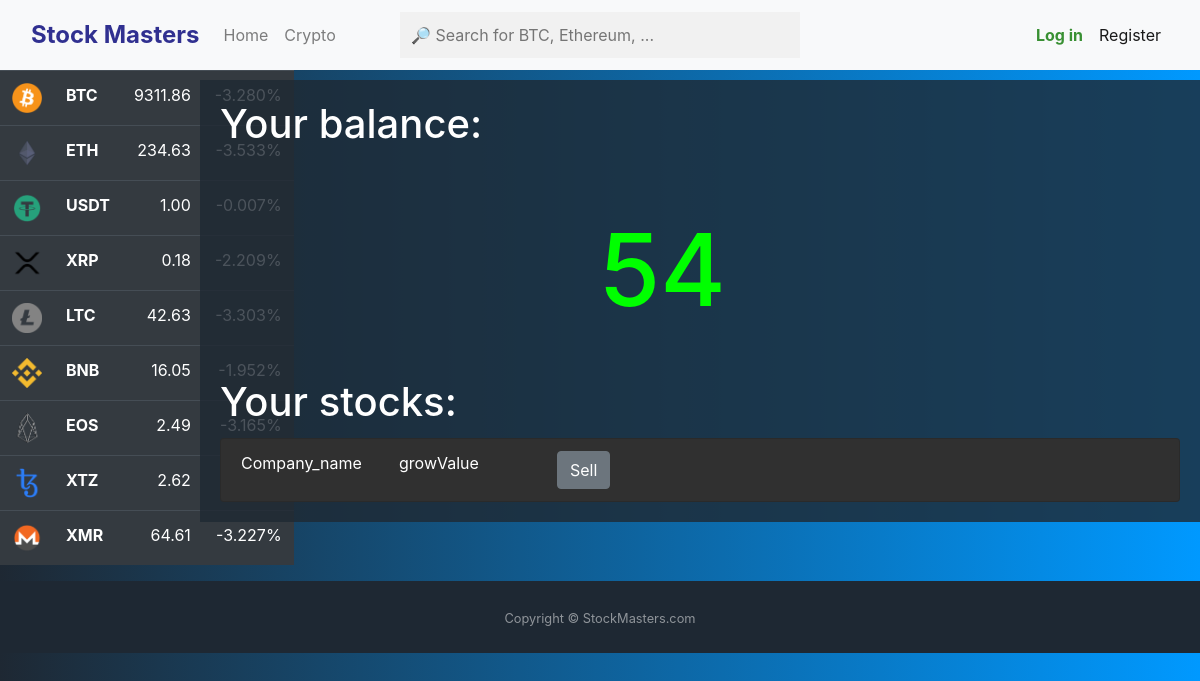
Page /portfolio on the earlier database version.
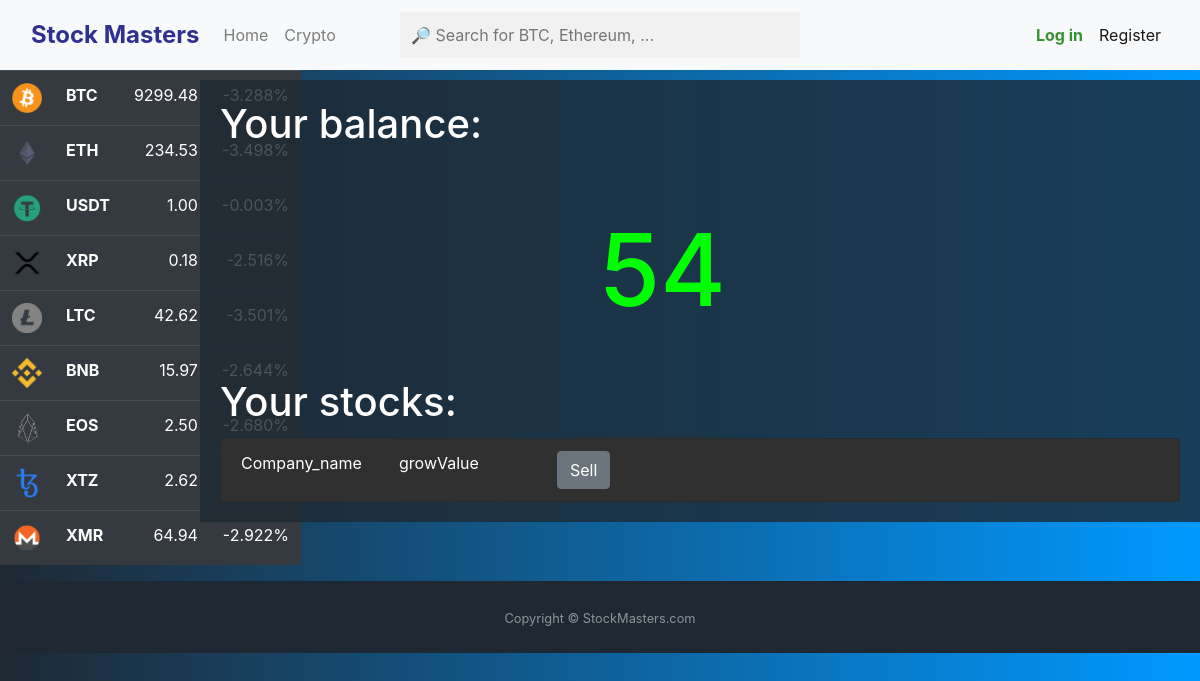
Same page on the later database version.
### currencies/models.py (models this page shows)
class Currency(models.Model):
    id = models.TextField(primary_key=True, max_length=30, null=False)
    symbol = models.TextField(max_length=10)
    current_price = models.DecimalField(max_digits=20, decimal_places=2)
    market_cap = models.DecimalField(max_digits=20, decimal_places=2)
    total_volume = models.DecimalField(max_digits=20, decimal_places=2)
    high_24h = models.DecimalField(max_digits=20, decimal_places=2)
    low_24h = models.DecimalField(max_digits=20, decimal_places=2)
    price_change_24h = models.DecimalField(max_digits=20, decimal_places=2)
    price_change_percentage_24h = models.FloatField()

### portfolio/views.py (the view)
# urls.py: path('portfolio', views.portfolio, name="portfolio"),
def portfolio(request):
	return render(request, 'portfolio/portfolio.html', context={"growValue": 54})

### currencies/context_processors.py (called while the page is built)
def extras(request):
    currencies = Currency.objects.all()
    return {'currencies': currencies}

### portfolio/templates/portfolio/portfolio.html (shortened to what this page needs)
{% extends 'side_panel/side_panel.html' %}
{% block content %}
{% load static %}
<link rel="stylesheet" type="text/css" href="{% static 'portfolio/portfolioStyle.css' %}" />
<div class="portfolio-dark portfolio-stocks-panel-dark card-body" style="margin-top: 10px;">
    <h1 class = "portfolio-stocks-balance-title-dark card-title">Your balance: </h1>
    <h2 id = "growValue" class="card-text mx-auto portfolio-stocks-balance-text-dark" style="width: 200px; padding-top: 50px;">{{growValue}}</h2>
</div>
<div class="portfolio-stocks-panel-dark card-body">
    <h1 class="portfolio-stocks-balance-title-dark  card-title"> Your stocks: </h1>
    <ul class="list-group">
        <li class="list-group-item portfolio-stocks-list-item-dark">
            <div class = "row">
                <div class="col-sm-2"> Company_name </div>
                <div class="col-sm-2"> growValue </div>
                <div class= col-sm-2 >
                    <button class="btn btn-secondary">
                        Sell
                    </button>
                </div>
            </div>
        </li>
    </ul>
</div>
{% endblock %}

### side_panel/templates/side_panel/side_panel.html (shortened to what this page needs)
{% extends 'home/base.html' %}
{% block body %}
{% load static %}
<div class="container-fluid p-0">
    <div class="row no-gutters">
        <div class="col-sm-2">
            {% include 'currencies/current_prices.html' %}
        </div>
        <div class="col-sm-10">
            {% block content %}{% endblock content %}
        </div>
    </div>
</div>
{% endblock %}

### home/templates/home/base.html (shortened to what this page needs)
<!doctype html>
<html lang="en">
<head>
    {% load static %}
    <link rel="stylesheet" href="https://stackpath.bootstrapcdn.com/bootstrap/4.4.1/css/bootstrap.min.css">
    <link rel="stylesheet" href="https://cdnjs.cloudflare.com/ajax/libs/ionicons/2.0.1/css/ionicons.min.css">
    <link rel="stylesheet" type="text/css" href="{% static 'home/baseStyle.css'%}" />
</head>
<body>
<nav class="navbar navbar-expand-lg navbar-light bg-light">
    <div class="col-sm form-inline">
        <a id="main_logo" class="navbar-brand my-sm-1" href="{% url 'index' %}" style="font-size:x-large">Stock Masters</a>
        <div class="collapse navbar-collapse" id="navbarSupportedContent">
            <ul class="navbar-nav mr-auto">
                <li class="nav-item"><a class="nav-link" href="{% url 'index' %}">Home</a></li>
                <li class="nav-item"><a class="nav-link" href="{% url 'crypto_stock'%}">Crypto</a></li>
            </ul>
        </div>
    </div>
    <div class="col-sm form-inline">
        {% include 'search_bar/search_bar.html' %}
    </div>
    <div class="col-sm form-inline">
        <div class="ml-auto">
            {% if user.is_authenticated %}
                <form class="form-inline">
                    <ul class="navbar-nav mr-auto">
                        <li class="nav-item active"><a class="nav-link" href="{% url 'portfolio' %}"> <i class='far'>&#xf007;</i> {{user.username}} </a></li>
                        <li class="nav-item active">
                            <a class="nav-link" id="logout_button" href="{% url 'logout' %}"> Log out </a>
                        </li>
                    </ul>
                </form>
            {% else %}
                <form class="form-inline">
                    <ul class="navbar-nav">
                        <li class="nav-item active">
                            <a class="nav-link" id="login_button" href="{% url 'login' %}"> Log in <span class="sr-only">(current)</span></a>
                        </li>
                        <li class="nav-item active">
                            <a class="nav-link" href="{% url 'register' %}"> Register <span class="sr-only">(current)</span></a>
                        </li>
                    </ul>
                </form>
            {% endif %}
        </div>
    </div>
</nav>
{% block body %}Error loading body.{% endblock %}
<footer id="sticky-footer" class="py-4 text-white-50" style="background-color: #1e2833;">
    <div class="container text-center">
        <small>Copyright &copy; StockMasters.com</small>
    </div>
</footer>
</body>
</html>

### search_bar/templates/search_bar/search_bar.html (shortened to what this page needs)
{% load static %}
<link rel="stylesheet" type="text/css" href="{% static 'search_bar/autocomplete.css' %}" />
<form class="form-inline mx-auto" method="GET" autocomplete="off" action="{% url 'crypto_stock' %}">
    <div class="autocomplete">
        <input id="crypto_input" type="search" name="selected_crypto" placeholder="&#x1F50E; Search for BTC, Ethereum, ..." style="width:400px;">
    </div>
</form>

### currencies/templates/currencies/current_prices.html (shortened to what this page needs)
{% load static %}
<link rel="stylesheet" href="https://stackpath.bootstrapcdn.com/bootstrap/4.4.1/css/bootstrap.min.css">
<link rel="stylesheet" type="text/css" href="{% static 'currencies/current_prices.css' %}">
<table class="table table-dark">
  <tbody>
  {% for currency in currencies %}
    <tr class="currency-price-row">
      <td><img class="crypto-icon-medium" src="/static/currencies/crypto_icons/{{ currency.id }}.webp" alt="error"/></td>
      <td style="font-weight: bold">{{ currency.symbol|upper }}</td>
      <td id="{{ currency.id }}_price" class="text-right">{{ currency.current_price }}</td>
      <td class="text-right red_green_yellow">{{ currency.price_change_percentage_24h|floatformat:3 }}%</td>
    </tr>
  {% endfor %}
  </tbody>
</table>

### home/static/home/baseStyle.css (style rules this page uses)
html, body { height: 100%; }
#sticky-footer { flex-shrink: none; }
#main_logo { color:#303090; font-weight: bold; }
#login_button { color:#399033; font-weight: bold; }
body { background: #1e2833; background: linear-gradient(to right, #1e2833, #0099ff); }
.row { margin-right: -15px; margin-left: -15px; }

### search_bar/static/search_bar/autocomplete.css (style rules this page uses)
* { box-sizing: border-box; }
body { font: 16px Arial; }
.autocomplete { position: relative; display: inline-block; }
input { border: 1px solid transparent; background-color: #f1f1f1; padding: 10px; font-size: 16px; }

### currencies/static/currencies/current_prices.css (style rules this page uses)
.crypto-icon-medium { width: 30px; height:30px; }

### portfolio/static/portfolio/portfolioStyle.css (style rules this page uses)
.portfolio-dark { background:#475d62 url(images/portfolioBackground.jpg); background-size:cover; position:relative; }
.portfolio-stocks-panel-dark { background: rgba(30, 40, 51, 0.8); }
.portfolio-stocks-balance-text-dark { font-size: 100px; }
.portfolio-stocks-balance-title-dark { color: #FFFFFF; }
.portfolio-stocks-list-item-dark { color: #FFFFFF; background: #303030; }

Differences in the rows shown:
changed Currency "BTC": current_price "9311.86" → "9299.48"; price_change_percentage_24h "-3.280" → "-3.288"
changed Currency "ETH": current_price "234.63" → "234.53"; price_change_percentage_24h "-3.533" → "-3.498"
changed Currency "USDT": price_change_percentage_24h "-0.007" → "-0.003"
changed Currency "XRP": price_change_percentage_24h "-2.209" → "-2.516"
changed Currency "LTC": current_price "42.63" → "42.62"; price_change_percentage_24h "-3.303" → "-3.501"
changed Currency "BNB": current_price "16.05" → "15.97"; price_change_percentage_24h "-1.952" → "-2.644"
changed Currency "EOS": current_price "2.49" → "2.50"; price_change_percentage_24h "-3.165" → "-2.680"
changed Currency "XMR": current_price "64.61" → "64.94"; price_change_percentage_24h "-3.227" → "-2.922"
